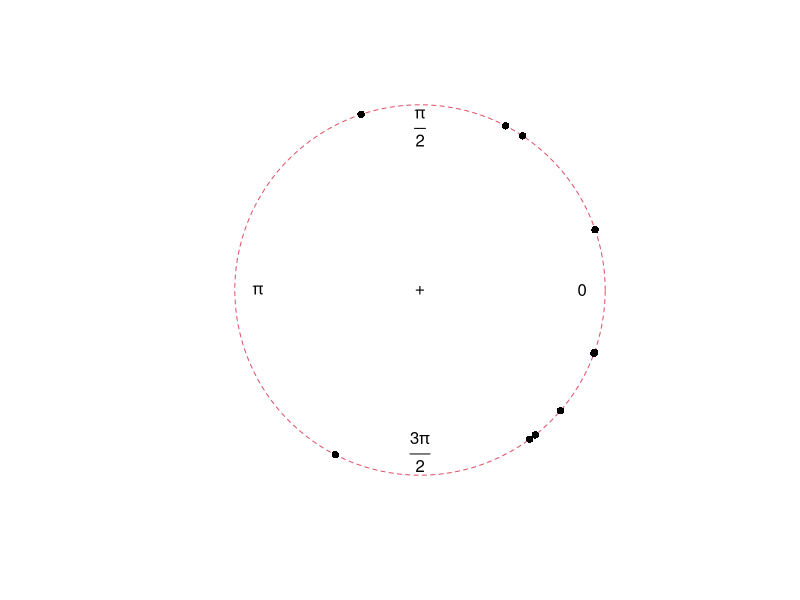

Recreate this plot in R.
library(circular)


### Name: circle.control
### Title: Auxiliary for Controlling Circular Plots
### Aliases: circle.control
### Keywords: hplot

### ** Examples

  plot(rvonmises(10, circular(0), 1), control.circle=circle.control(col=2, lty=2))
